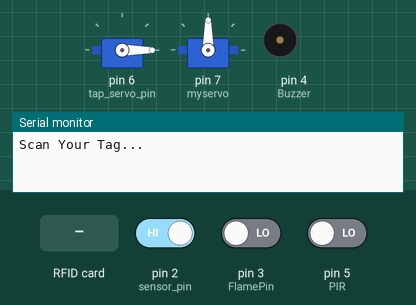
This sketch was run on a simulated Arduino Uno, built with avr-gcc and run on an emulated ATmega328P. On the bench: 2 × servo, buzzer (waves = sounding, pin HIGH), the last lines printed to the serial monitor. The test bench sets the inputs (shaded band); at power-on: pin 2 (sensor_pin) HIGH, pin 3 (FlamePin) LOW, pin 5 (PIR) LOW. Pins used as bus, display or sensor lines are not drawn.

Above: at 1.2 s.
1.3 s: pin 2 (sensor_pin) driven LOW
At 1.8 s:
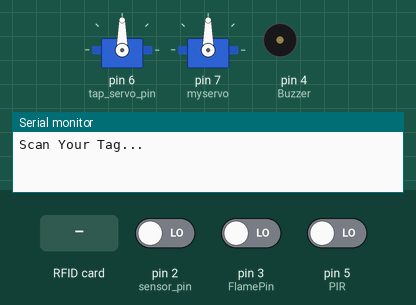
2.8 s: pin 3 (FlamePin) driven HIGH
At 3.2 s:
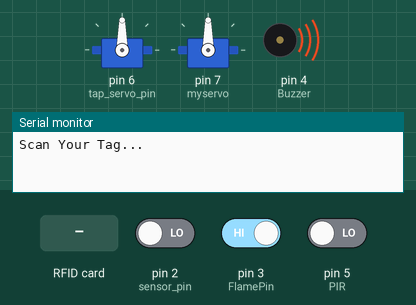
4.3 s: pin 2 (sensor_pin) driven HIGH
At 4.6 s:
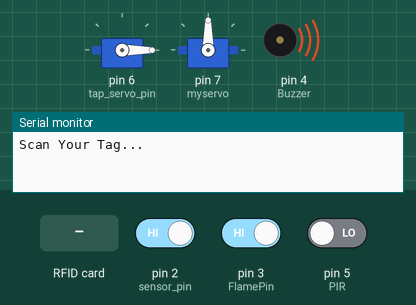
5.8 s: RFID card 53 E2 02 17 held to the reader
10.3 s: pin 2 (sensor_pin) driven LOW and pin 3 (FlamePin) driven LOW
13.3 s: pin 3 (FlamePin) driven HIGH
At 15.3 s:
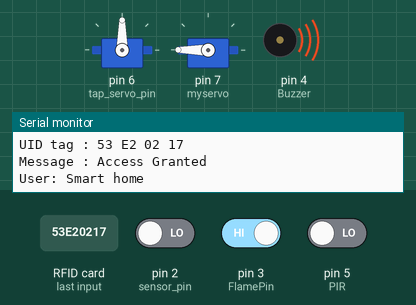
Timing chart, 0 to 16.7 s (numbered marks = the images above; inputs shaded):
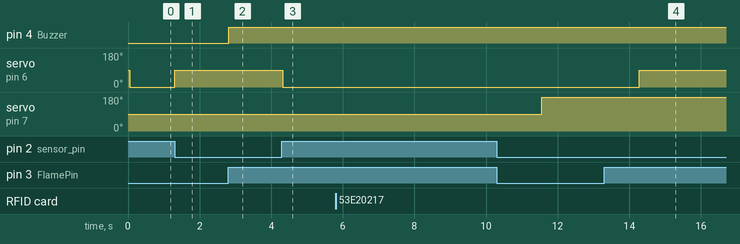

Measured:
- after the input at 1.3 s, servo on pin 6 (tap_servo_pin): 0° → 90° at once
- after the input at 2.8 s, pin 4 (Buzzer): LOW → HIGH at once
- after the input at 4.3 s, servo on pin 6 (tap_servo_pin): 90° → 0° at once
- after the input at 13.3 s, pin 4 (Buzzer): stays HIGH (without the input it goes to LOW after 0.97 s)

The sketch:

final_project.ino
```cpp
#include <Servo.h>
#include <SPI.h>
#include <MFRC522.h>

#define SS_PIN 10
#define RST_PIN 9
MFRC522 mfrc522(SS_PIN, RST_PIN);   // Create MFRC522 instance.
String cards[] ={ "53 E2 02 17","5C 9D 09 38"};
String users[] = {"Smart home ","Team"};

Servo tap_servo;
Servo myservo;

int sensor_pin = 2;
int tap_servo_pin =6;
int val;

int Buzzer = 4; // Use buzzer for alert
int FlamePin = 3;  // This is for input pin
int Flame;

int led = 11;
int PIR = 5;
int PIR_val = 0;

void setup(){
  pinMode(sensor_pin,INPUT);
  tap_servo.attach(tap_servo_pin);

  pinMode(Buzzer, OUTPUT);
  pinMode(FlamePin, INPUT);
  Serial.begin(9600);

  pinMode(led, OUTPUT);
  pinMode(PIR, INPUT);

  Serial.begin(9600);   // Initiate a serial communication
  SPI.begin();      // Initiate  SPI bus
  mfrc522.PCD_Init();   // Initiate MFRC522
  Serial.println("Scan Your Tag...");
  Serial.println();
  myservo.attach(7);

}

void loop(){
  val = digitalRead(sensor_pin);

  if (val==0)
  {tap_servo.write(90);
  }
  if (val==1)
  {tap_servo.write(0);
    }

  Flame = digitalRead(FlamePin);
  if (Flame == 1)
  {
    digitalWrite(Buzzer, HIGH);
  }
  else
  {
    digitalWrite(Buzzer, LOW);
  }

  PIR_val = digitalRead(PIR);
  if (PIR_val == HIGH)
   {
  digitalWrite(led, HIGH);
  }
  else
  {
  digitalWrite(led, LOW);
  }

  // Look for new cards
  if ( ! mfrc522.PICC_IsNewCardPresent())
  {
    return;
  }
  // Select one of the cards-
  if ( ! mfrc522.PICC_ReadCardSerial())
  {
    return;
  }
  //Show UID on serial monitor
  Serial.print("UID tag :");
  String content= "";
  byte letter;
  for (byte i = 0; i < mfrc522.uid.size; i++)
  {
     Serial.print(mfrc522.uid.uidByte[i] < 0x10 ? " 0" : " ");
     Serial.print(mfrc522.uid.uidByte[i], HEX);
     content.concat(String(mfrc522.uid.uidByte[i] < 0x10 ? " 0" : " "));
     content.concat(String(mfrc522.uid.uidByte[i], HEX));
  }
  Serial.println();
  Serial.print("Message : ");
  content.toUpperCase();
  if (content.substring(1) == cards[0] )
  {

    Serial.println("Access Granted");
    Serial.print("User: ");
    Serial.println(users[0]);
    unlock();
    lock();
    }
    else if (content.substring(1) == cards[1] )
  {

    Serial.println("Access Granted");
    Serial.print("User: ");
    Serial.println(users[1]);
    unlock();
    lock();
    }
 else   {
    Serial.println(" Access denied");
    delay(1000);
  }

}
void unlock()
{
 for (int pos = 0; pos <= 180; pos += 1)
     {
     myservo.write(90);
     delay(15);
     }
 delay(3000);
}
void lock()
{
   for (int pos = 180; pos >= 0; pos -= 1) {
    myservo.write(180);
    delay(15);
  }
}
```
